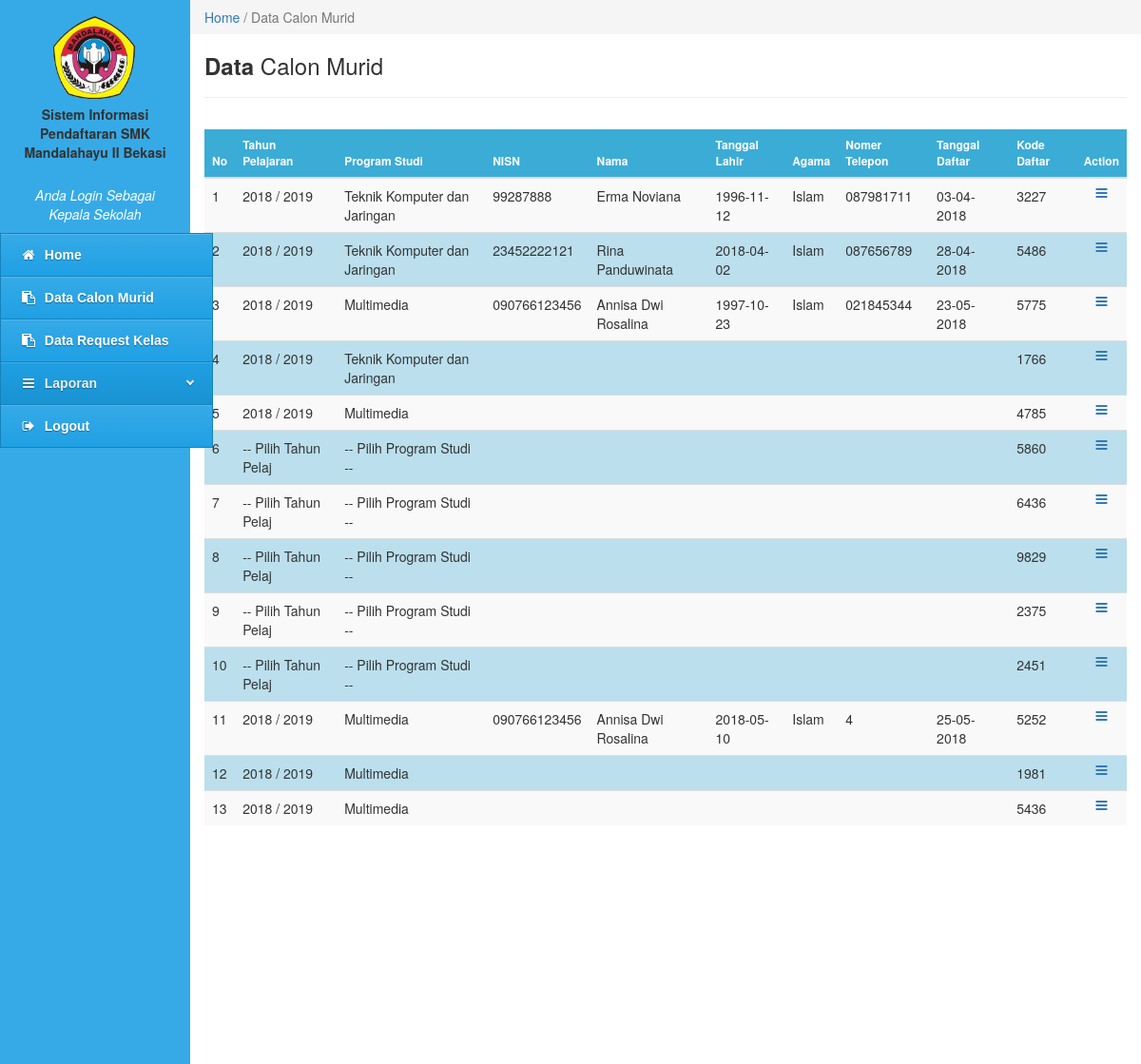
The page /kepala-sekolah/kepsek.php?content=data-calon-murid (signed in, upper part) on the database as committed earlier.
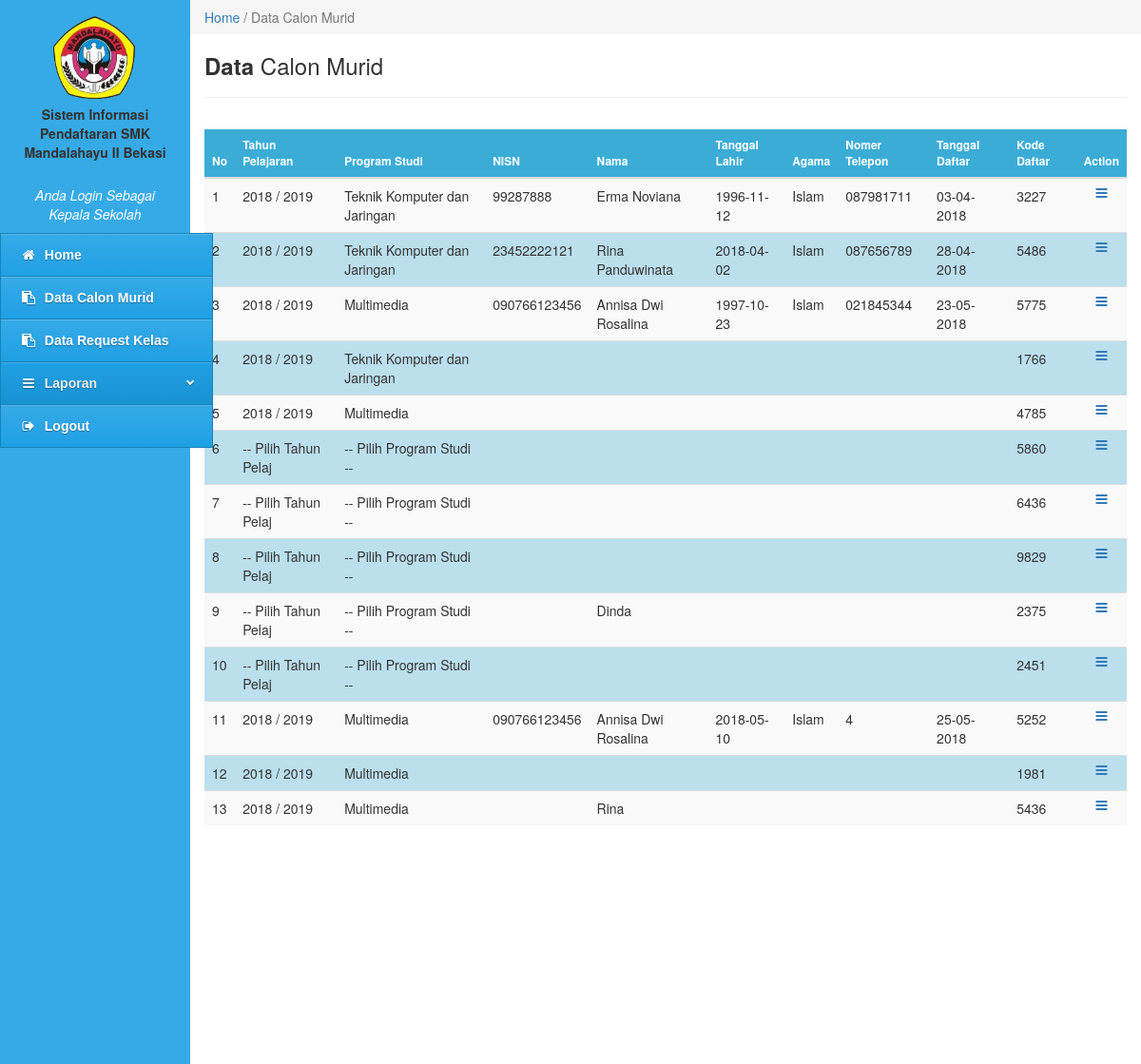
The same page on the database as committed later.
### tables this page shows
CREATE TABLE `tbl_data_calon_murid` (
  `id_calon_murid` int(10) NOT NULL,
  `tahun_pelajaran` varchar(20) NOT NULL,
  `prodi` varchar(50) NOT NULL,
  `nisn` varchar(30) NOT NULL,
  `nama` varchar(100) NOT NULL,
  `nama_panggilan` varchar(50) NOT NULL,
  `jenis_kelamin` varchar(10) NOT NULL,
  `tempat_lahir` varchar(20) NOT NULL,
  `tgl_lahir` varchar(20) NOT NULL,
  `agama` varchar(20) NOT NULL,
  `kewarganegaraan` varchar(50) NOT NULL,
  `anak_ke` varchar(20) NOT NULL,
  `status_perwalian` varchar(50) NOT NULL,
  `perwalian_oleh` varchar(20) NOT NULL,
  `jml_saudara_kandung` int(10) NOT NULL,
  `jml_saudara_tiri` int(10) NOT NULL,
  `jml_saudara_angkat` int(10) NOT NULL,
  `status_keluarga` varchar(20) NOT NULL,
  `bahasa` varchar(30) NOT NULL,
  `alamat` varchar(100) NOT NULL,
  `telepon_rumah` varchar(20) NOT NULL,
  `status_tinggal` varchar(20) NOT NULL,
  `jarak` varchar(20) NOT NULL,
  `transportasi` varchar(30) NOT NULL,
  `asal_sekolah` varchar(100) NOT NULL,
  `nomor_ijazah` varchar(20) NOT NULL,
  `tgl_ijazah` varchar(20) NOT NULL,
  `lama_belajar` varchar(20) NOT NULL,
  `jml_un` varchar(10) NOT NULL,
  `berat_badan` varchar(10) NOT NULL,
  `tinggi_badan` varchar(10) NOT NULL,
  `goldar` varchar(10) NOT NULL,
  `penyakit` varchar(100) NOT NULL,
  `kelainan` varchar(100) NOT NULL,
  `nama_ayah` varchar(50) NOT NULL,
  `tempat_lahir_ayah` varchar(50) NOT NULL,
  `tgl_lahir_ayah` varchar(50) NOT NULL,
  `pekerjaan_ayah` varchar(50) NOT NULL,
  `penghasilan_ayah` varchar(50) NOT NULL,
  `pendidikan_ayah` varchar(20) NOT NULL,
  `kewarganegaraan_ayah` varchar(50) NOT NULL,
  `nama_ibu` varchar(50) NOT NULL,
  `tempat_lahir_ibu` varchar(50) NOT NULL,
  `tgl_lahir_ibu` varchar(20) NOT NULL,
  `pekerjaan_ibu` varchar(50) NOT NULL,
  `penghasilan_ibu` varchar(50) NOT NULL,
  `pendidikan_ibu` varchar(20) NOT NULL,
  `kewarganegaraan_ibu` varchar(50) NOT NULL,
  `alamat_orangtua` varchar(100) NOT NULL,
  `nomor_hp` varchar(20) NOT NULL,
  `pengeluaran` varchar(50) NOT NULL,
  `jml_keluarga_kerja` int(10) NOT NULL,
  `jml_keluarga_menikah` int(10) NOT NULL,
  `nama_wali` varchar(50) NOT NULL,
  `tempat_lahir_wali` varchar(50) NOT NULL,
  `tgl_lahir_wali` varchar(20) NOT NULL,
  `pekerjaan_wali` varchar(50) NOT NULL,
  `penghasilan_wali` varchar(50) NOT NULL,
  `pendidikan_wali` varchar(20) NOT NULL,
  `kewarganegaraan_wali` varchar(50) NOT NULL,
  `alamat_wali` varchar(100) NOT NULL,
  `nomor_hp_wali` varchar(20) NOT NULL,
  `pengeluaran_wali` varchar(50) NOT NULL,
  `jml_wali_kerja` int(20) NOT NULL,
  `jml_wali_menikah` int(20) NOT NULL,
  `kesenian` varchar(100) NOT NULL,
  `olahraga` varchar(100) NOT NULL,
  `organisasi` varchar(100) NOT NULL,
  `hasta_karya` varchar(100) NOT NULL,
  `bakat_lulus` varchar(100) NOT NULL,
  `cita_cita` varchar(100) NOT NULL,
  `tgl_daftar` varchar(20) NOT NULL,
  `syarat_nisn` varchar(100) NOT NULL,
  `syarat_ijazah` varchar(100) NOT NULL,
  `syarat_kk` varchar(100) NOT NULL,
  `syarat_akte` varchar(100) NOT NULL,
  `syarat_foto` varchar(100) NOT NULL,
  `kode_daftar` int(10) NOT NULL,
  `status` int(2) NOT NULL
);

### kepala-sekolah/data-calon-murid.php (the view, shortened to what this page needs)
<div class="col-md-10" style="padding:0px">
  <ol class="breadcrumb" style="margin:0;border-radius:0;">
    <li class="active"><a href="kepsek.php?content=home-kepala-sekolah">Home</a> / Data Calon Murid</li>
      </ol>
  </div>
<div class="col-md-10" style="min-height:100px">
  <h3><b>Data</b> Calon Murid</h3>
  <hr>
</div>
<div class="col-md-10" style="min-height:100px">
  <form class="form-horizontal" method="POST">
      <table class="table table-striped">
        <thead>
          <tr>
            <th>No</th>
            <th>Tahun Pelajaran</th>
            <th>Program Studi</th>
            <th>NISN</th>
            <th>Nama</th>
            <th>Tanggal Lahir</th>
            <th>Agama</th>
            <th>Nomer Telepon</th>
            <th>Tanggal Daftar</th>
            <th>Kode Daftar</th>
            <th><center>Action</center></th>
          </tr>
        </thead>
        <tbody>
          <?php
            include '../config/koneksi.php';
            $query = mysqli_query($konek, "SELECT * FROM tbl_data_calon_murid")or die(mysqli_error());
                    if(mysqli_num_rows($query) == 0){
                      echo '<tr><td colspan="12" align="center">Tidak ada data!</td></tr>';
                    }
                      else
                    {
                      $no = 1;
                      while($data = mysqli_fetch_array($query)){
                        echo '<tr>';
                        echo '<td>'.$no.'</td>';
                        echo '<td>'.$data['tahun_pelajaran'].'</td>';
                        echo '<td>'.$data['prodi'].'</td>';
                        echo '<td>'.$data['nisn'].'</td>';
                        echo '<td>'.$data['nama'].'</td>';
                        echo '<td>'.$data['tgl_lahir'].'</td>';
                        echo '<td>'.$data['agama'].'</td>';
                        echo '<td>'.$data['telepon_rumah'].'</td>';
                        echo '<td>'.$data['tgl_daftar'].'</td>';
                        echo '<td>'.$data['kode_daftar'].'</td>';
                        echo '<td  width="20"><center><a data-toggle="tooltip" data-placement="left" title="Lihat Data Lengkap" href=kepsek.php?content=edit-calon-murid&&id_calon_murid='.$data['id_calon_murid'].'><i class="fa fa-bars fa-fw"></i></a></center></td>';
                        echo '</tr>';
                        $no++;
                      }
                    }
                ?>
        </tbody>
      </table>
    </form>
</div>

Rows that differ between the two databases and show on the page:
changed tbl_data_calon_murid: nama (not shown) → "Dinda"
changed tbl_data_calon_murid: nama (not shown) → "Rina"
